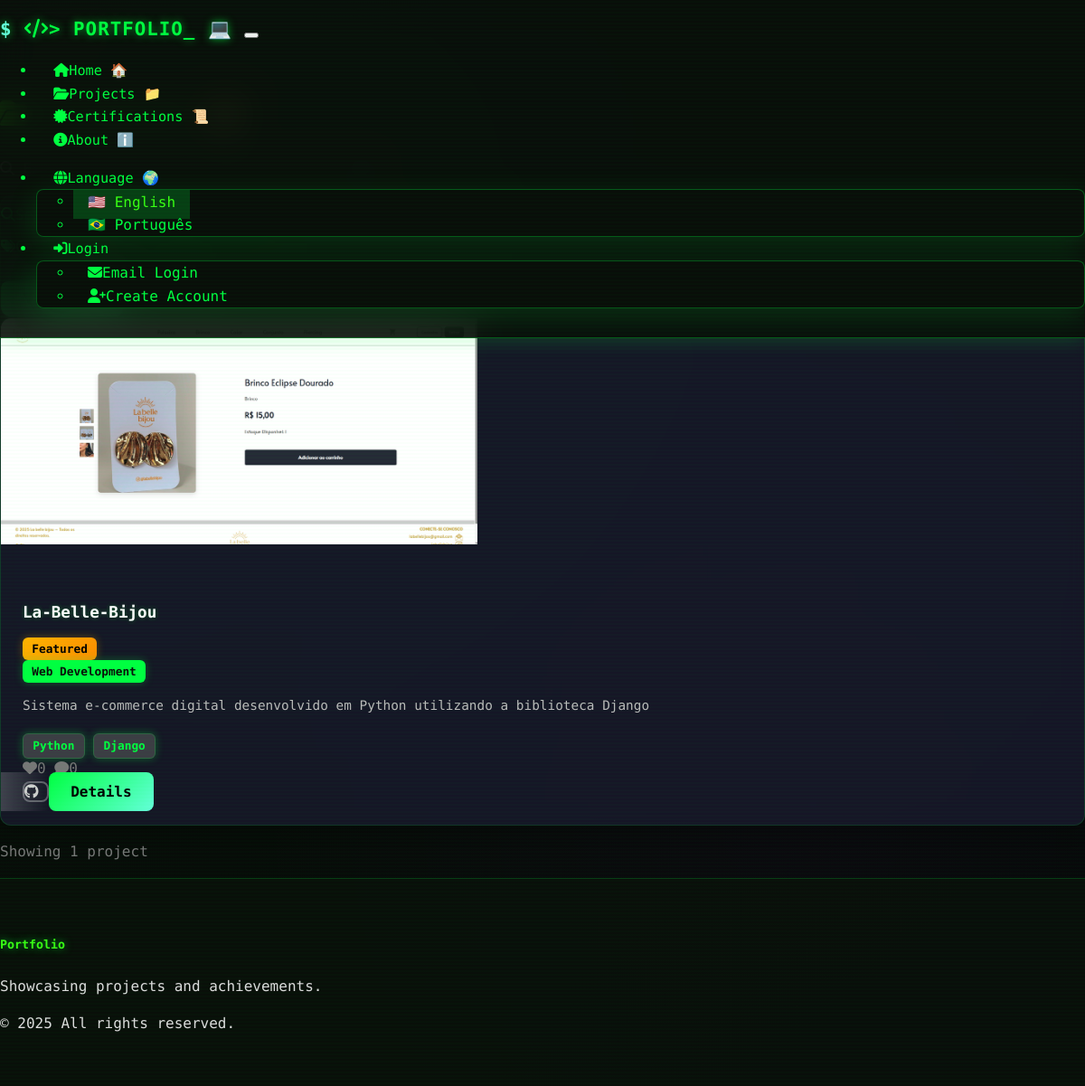
The app's page /projects with its own data.
### models.py (models this page shows, shortened)
class Project(db.Model):
    __tablename__ = 'projects'
    id = db.Column(db.Integer, primary_key=True)
    title = db.Column(db.String(200), nullable=False)
    description = db.Column(db.Text, nullable=False)
    content = db.Column(db.Text)  # Detailed content/overview
    image_url = db.Column(db.String(500))
    deployed_url = db.Column(db.String(500))
    github_url = db.Column(db.String(500))
    technologies = db.Column(db.String(500))  # Comma-separated list
    is_published = db.Column(db.Boolean, default=False)
    is_featured = db.Column(db.Boolean, default=False)
    category_id = db.Column(db.Integer, db.ForeignKey('categories.id'))
    created_at = db.Column(db.DateTime, default=datetime.now)
    updated_at = db.Column(db.DateTime, default=datetime.now, onupdate=datetime.now)
    comments = db.relationship('Comment', backref='project', lazy='dynamic', cascade='all, delete-orphan')
    likes = db.relationship('Like', backref='project', lazy='dynamic', cascade='all, delete-orphan')
    @property
    def like_count(self):
        return self.likes.count()
    @property
    def comment_count(self):
        return self.comments.count()
    @property
    def tech_list(self):
        if self.technologies:
            return [tech.strip() for tech in self.technologies.split(',')]
        return []

class Category(db.Model):
    __tablename__ = 'categories'
    id = db.Column(db.Integer, primary_key=True)
    name = db.Column(db.String(100), nullable=False, unique=True)
    color = db.Column(db.String(7), default='#007bff')  # Hex color code
    created_at = db.Column(db.DateTime, default=datetime.now)
    projects = db.relationship('Project', backref='category', lazy='dynamic')
    achievements = db.relationship('Achievement', backref='category', lazy='dynamic')

### routes.py (the view)
@app.route('/projects')
def projects():
    category_id = request.args.get('category', type=int)
    search = request.args.get('search', '').strip()
    query = Project.query.filter_by(is_published=True)
    if category_id:
        query = query.filter_by(category_id=category_id)
    if search:
        query = query.filter(or_(
            Project.title.contains(search),
            Project.description.contains(search),
            Project.technologies.contains(search)
        ))
    projects = query.order_by(desc(Project.created_at)).all()
    categories = Category.query.all()
    return render_template('projects.html',
                         projects=projects,
                         categories=categories,
                         selected_category=category_id,
                         search_term=search)

### routes.py (called while the page is built)
@app.before_request
def make_session_permanent():
    session.permanent = True
    if 'language' not in session:
        session['language'] = 'en'

@app.context_processor
def inject_translations():
    def t(key):
        lang = session.get('language', 'en')
        return get_translation(key, lang)
    return dict(t=t, current_language=session.get('language', 'en'))

### translations.py (called while the page is built)
def get_translation(key, lang='en'):
    return translations.get(lang, {}).get(key, translations['en'].get(key, key))

### templates/projects.html (shortened to what this page needs)
{% extends "base.html" %}
{% block content %}
<div class="container py-5">
    <div class="row mb-5">
        <div class="col">
            <h1 class="display-5 fw-bold mb-3">
            </h1>
            <p class="lead text-muted">
            </p>
        </div>
    </div>
    <div class="row mb-4">
        <div class="col">
            <div class="card">
                <div class="card-body">
                    <form method="GET" class="row g-3 align-items-center">
                        <div class="col-md-4">
                            <label for="search" class="form-label">
                            </label>
                        </div>
                        <div class="col-md-4">
                            <label for="category" class="form-label">
                            </label>
                        </div>
                        <div class="col-md-4">
                            <label class="form-label">&nbsp;</label>
                            <div class="d-flex gap-2">
                                <button type="submit" class="btn btn-primary">
                                </button>
                                <a href="{{ url_for('projects') }}" class="btn btn-outline-secondary">
                                </a>
                            </div>
                        </div>
                    </form>
                </div>
            </div>
        </div>
    </div>
    {% if projects %}
        <div class="row g-4">
            {% for project in projects %}
                <div class="col-lg-4 col-md-6">
                    <div class="card h-100 shadow-sm project-card">
                        {% if project.image_url %}
                            <img src="{{ url_for('static', filename='uploads/' + project.image_url) }}"
                                 class="card-img-top" style="height: 250px; object-fit: cover;">
                        {% else %}
                            <div class="card-img-top bg-secondary d-flex align-items-center justify-content-center"
                                 style="height: 250px;">
                                <i class="fas fa-project-diagram fa-3x text-light"></i>
                            </div>
                        {% endif %}
                        <div class="card-body d-flex flex-column">
                            <div class="d-flex justify-content-between align-items-start mb-2">
                                <h5 class="card-title">{{ project.title }}</h5>
                                {% if project.is_featured %}
                                    <span class="badge bg-warning">{{ t('featured') }}</span>
                                {% endif %}
                            </div>
                            {% if project.category %}
                                <div class="mb-2">
                                    <span class="badge bg-primary">
                                        {{ project.category.name }}
                                    </span>
                                </div>
                            {% endif %}
                            <p class="card-text flex-grow-1">{{ project.description[:150] }}{% if project.description|length > 150 %}...{% endif %}</p>
                            {% if project.tech_list %}
                                <div class="mb-3">
                                    {% for tech in project.tech_list[:4] %}
                                        <span class="badge bg-secondary me-1 mb-1">{{ tech }}</span>
                                    {% endfor %}
                                </div>
                            {% endif %}
                            <div class="d-flex justify-content-between align-items-center mt-auto">
                                <div class="text-muted small">
                                    <i class="fas fa-heart me-1"></i>{{ project.like_count }}
                                    <i class="fas fa-comment ms-2 me-1"></i>{{ project.comment_count }}
                                </div>
                                <div class="btn-group">
                                    {% if project.github_url %}
                                        <a href="{{ project.github_url }}" target="_blank"
                                           class="btn btn-outline-secondary btn-sm" title="{{ t('project_code') }}">
                                            <i class="fab fa-github"></i>
                                        </a>
                                    {% endif %}
                                    <a href="{{ url_for('project_detail', id=project.id) }}"
                                       class="btn btn-primary btn-sm">
                                        {{ t('project_details') }}
                                    </a>
                                </div>
                            </div>
                        </div>
                    </div>
                </div>
            {% endfor %}
        </div>
        <div class="row mt-4">
            <div class="col">
                <p class="text-muted text-center">
                    {{ t('showing_projects') }} {{ projects|length }} {{ t('project') if projects|length == 1 else t('projects') }}
                </p>
            </div>
        </div>
    {% endif %}
</div>
{% endblock %}

### static/css/custom.css (style rules this page uses)
:root { --matrix-bg: #0a0f0a; --matrix-dark: #0f1419; --matrix-darker: #040806; --matrix-green: #00ff41; --matrix-bright-green: #39ff14; --matrix-light-green: #7fff00; --matrix-gray: #1a1a2e; --matrix-light-gray: #2a2a40; --matrix-border: #00ff41; --terminal-blue: #00d4ff; --terminal-cyan: #00ffff; --matrix-accent: #64ffda; --matrix-purple: #bd00ff; --warning-amber: #ffb400; --danger-red: #ff4444; --success-green: #00c851; --glow-green: 0 0 15px rgba(0, 255, 65, 0.8); --glow-strong: 0 0 25px rgba(0, 255, 65, 1); --glow-purple: 0 0 15px rgba(189, 0, 255, 0.5); --text-glow: 0 0 10px rgba(0, 255, 65, 0.6); --shadow-deep: 0 8px 32px rgba(0, 255, 65, 0.15); --gradient-green: linear-gradient(135deg, var(--matrix-green) 0%, var(--matrix-accent) 100%); --gradient-dark: linear-gradient(135deg, var(--matrix-darker) 0%, var(--matrix-dark) 100%); --gradient-cyber: linear-gradient(135deg, var(--matrix-green) 0%, var(--matrix-purple) 100%); }
* { font-family: 'Fira Code', 'JetBrains Mono', 'Courier New', 'Consolas', 'Monaco', monospace, 'Apple Color Emoji', 'Segoe UI Emoji', 'Noto Color Emoji', 'Android Emoji', 'EmojiSymbols'; font-weight: 400; box-sizing: border-box; }
body { background: var(--matrix-bg); background-image: radial-gradient(circle at 25% 25%, rgba(0, 255, 65, 0.05) 0%, transparent 50%), radial-gradient(circle at 75% 75%, rgba(189, 0, 255, 0.03) 0%, transparent 50%), linear-gradient(135deg, var(--matrix-bg) 0%, var(--matrix-darker) 100%); color: var(--matrix-green); line-height: 1.6; margin: 0; padding: 0; padding-top: 80px; overflow-x: hidden; scroll-behavior: smooth; position: relative; }
body::before { content: ''; position: fixed; top: 0; left: 0; width: 100%; height: 100%; pointer-events: none; background: repeating-linear-gradient( 0deg, transparent, transparent 2px, rgba(0, 255, 65, 0.02) 2px, rgba(0, 255, 65, 0.02) 4px ); z-index: 9999; }
.card { background: rgba(15, 20, 25, 0.8); backdrop-filter: blur(10px); -webkit-backdrop-filter: blur(10px); border: 1px solid rgba(0, 255, 65, 0.2); border-radius: 12px; box-shadow: 0 4px 20px rgba(0, 0, 0, 0.3); transition: all 0.3s ease; overflow: hidden; }
.card-title { color: var(--matrix-bright-green); text-shadow: 0 0 5px rgba(0, 255, 65, 0.3); font-weight: 600; }
.card-text { color: #aaa; }
.project-card { background: rgba(26, 26, 46, 0.8); backdrop-filter: blur(10px); border: 1px solid rgba(0, 255, 65, 0.15); border-radius: 12px; transition: all 0.4s cubic-bezier(0.175, 0.885, 0.32, 1.275); position: relative; overflow: hidden; }
.project-card::before { content: ''; position: absolute; top: 0; left: -100%; width: 100%; height: 100%; background: linear-gradient(90deg, transparent, rgba(0, 255, 65, 0.05), transparent); transition: left 0.5s ease; }
.project-card .card-body { background: transparent; padding: 1.5rem; display: flex; flex-direction: column; }
.project-card .card-title { color: #fff; font-size: 1.1rem; font-weight: 600; margin-bottom: 0.8rem; }
.project-card .card-text { color: #bbb; font-size: 0.9rem; margin-bottom: 1.2rem; line-height: 1.6; }
.btn-primary { background: var(--gradient-green); border: none; color: #000; font-weight: 600; border-radius: 8px; padding: 0.75rem 1.5rem; transition: all 0.3s ease; position: relative; overflow: hidden; }
.btn-primary::before { content: ''; position: absolute; top: 0; left: -100%; width: 100%; height: 100%; background: linear-gradient(90deg, transparent, rgba(255, 255, 255, 0.2), transparent); transition: left 0.4s ease; }
.btn-outline-secondary { border: 2px solid rgba(255, 255, 255, 0.3); color: #ccc; background: transparent; border-radius: 8px; }
.form-label { color: var(--matrix-green); font-weight: 500; margin-bottom: 0.5rem; }
.badge { background: var(--matrix-green) !important; color: var(--matrix-bg) !important; font-weight: 600; border-radius: 6px; padding: 0.4em 0.8em; font-size: 0.8em; box-shadow: 0 0 10px rgba(0, 255, 65, 0.3); }
.badge.bg-warning { background: linear-gradient(135deg, #ffb400, #ff8c00) !important; color: #000 !important; box-shadow: 0 0 10px rgba(255, 180, 0, 0.3); }
.badge.bg-secondary { background: rgba(100, 100, 100, 0.5) !important; color: var(--matrix-green) !important; border: 1px solid rgba(0, 255, 65, 0.2); }
a { color: var(--matrix-green); text-decoration: none; transition: all 0.3s ease; }
h1, h2, h3, h4, h5, h6 { color: var(--matrix-bright-green); text-shadow: 0 0 5px rgba(0, 255, 65, 0.3); font-weight: 600; }
.text-muted { color: #777 !important; }

### records on screen
Project: image_url (picture), title "La-Belle-Bijou", t "Featured", category.name "Web Development", description "Sistema e-commerce digital desenvolvido em Python utilizando a biblioteca Django", 4 "Python" "Django", like_count "0", comment_count "0", t "Details"

### other values on screen
{{ t('nav_home') }} "Home"
{{ t('nav_projects') }} "Projects"
{{ t('nav_achievements') }} "Certifications"
{{ t('nav_about') }} "About"
{{ t('language') }} "Language"
{{ t('english') }} "English"
{{ t('portuguese') }} "Português"
{{ t('nav_login') }} "Login"
{{ t('nav_email_login') }} "Email Login"
{{ t('nav_register') }} "Create Account"
{{ t('showing_projects') }} "Showing"
{{ projects|length }} "1"
{{ t('project') if projects|length == 1 else t('projects') }} "project"
{{ t('portfolio_subtitle') }} "Showcasing projects and achievements."
{{ t('footer_rights') }} "All rights reserved."
